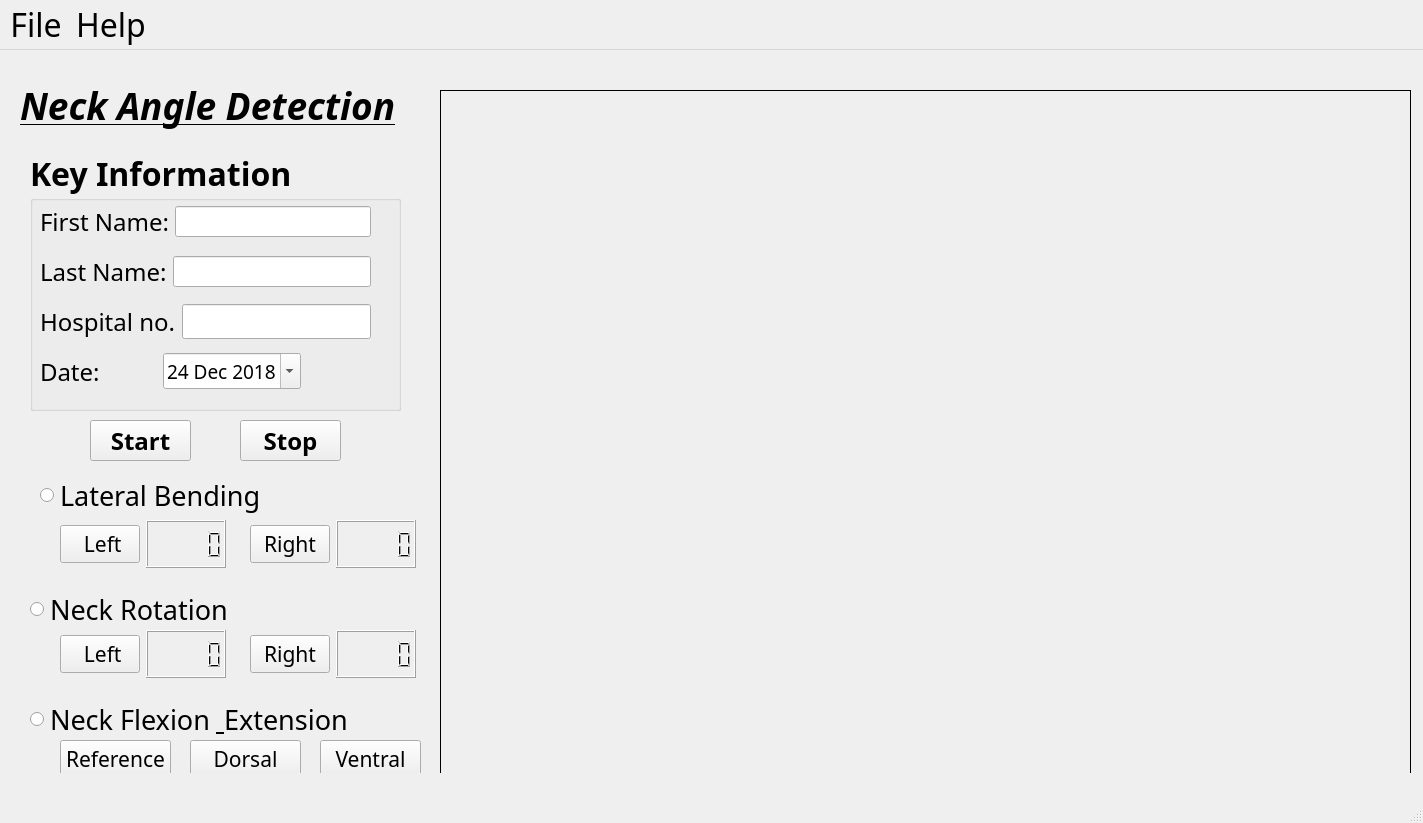
<?xml version="1.0" encoding="UTF-8"?>
<ui version="4.0">
 <class>MainWindow</class>
 <widget class="QMainWindow" name="MainWindow">
  <property name="geometry">
   <rect>
    <x>0</x>
    <y>0</y>
    <width>1423</width>
    <height>823</height>
   </rect>
  </property>
  <property name="font">
   <font>
    <family>Adobe Devanagari</family>
    <pointsize>24</pointsize>
   </font>
  </property>
  <property name="windowTitle">
   <string>MainWindow</string>
  </property>
  <widget class="QWidget" name="centralwidget">
   <widget class="QGroupBox" name="groupBox">
    <property name="geometry">
     <rect>
      <x>30</x>
      <y>100</y>
      <width>371</width>
      <height>261</height>
     </rect>
    </property>
    <property name="font">
     <font>
      <family>Adobe Devanagari</family>
      <pointsize>24</pointsize>
      <weight>75</weight>
      <bold>true</bold>
     </font>
    </property>
    <property name="title">
     <string>Key Information</string>
    </property>
    <widget class="QWidget" name="layoutWidget">
     <property name="geometry">
      <rect>
       <x>10</x>
       <y>50</y>
       <width>331</width>
       <height>43</height>
      </rect>
     </property>
     <layout class="QHBoxLayout" name="horizontalLayout">
      <item>
       <widget class="QLabel" name="label">
        <property name="font">
         <font>
          <family>Adobe Devanagari</family>
          <pointsize>18</pointsize>
          <weight>50</weight>
          <bold>false</bold>
         </font>
        </property>
        <property name="text">
         <string>First Name:</string>
        </property>
       </widget>
      </item>
      <item>
       <widget class="QLineEdit" name="lineEdit">
        <property name="font">
         <font>
          <pointsize>12</pointsize>
          <weight>50</weight>
          <bold>false</bold>
         </font>
        </property>
       </widget>
      </item>
     </layout>
    </widget>
    <widget class="QWidget" name="layoutWidget">
     <property name="geometry">
      <rect>
       <x>10</x>
       <y>100</y>
       <width>331</width>
       <height>43</height>
      </rect>
     </property>
     <layout class="QHBoxLayout" name="horizontalLayout_2">
      <item>
       <widget class="QLabel" name="label_2">
        <property name="font">
         <font>
          <pointsize>18</pointsize>
          <weight>50</weight>
          <bold>false</bold>
         </font>
        </property>
        <property name="text">
         <string>Last Name:</string>
        </property>
       </widget>
      </item>
      <item>
       <widget class="QLineEdit" name="lineEdit_3">
        <property name="font">
         <font>
          <pointsize>12</pointsize>
          <weight>50</weight>
          <bold>false</bold>
         </font>
        </property>
       </widget>
      </item>
     </layout>
    </widget>
    <widget class="QWidget" name="layoutWidget">
     <property name="geometry">
      <rect>
       <x>10</x>
       <y>150</y>
       <width>331</width>
       <height>43</height>
      </rect>
     </property>
     <layout class="QHBoxLayout" name="horizontalLayout_3">
      <item>
       <widget class="QLabel" name="label_3">
        <property name="font">
         <font>
          <pointsize>18</pointsize>
          <weight>50</weight>
          <bold>false</bold>
         </font>
        </property>
        <property name="text">
         <string>Hospital no.</string>
        </property>
       </widget>
      </item>
      <item>
       <widget class="QLineEdit" name="lineEdit_2">
        <property name="font">
         <font>
          <pointsize>14</pointsize>
          <weight>50</weight>
          <bold>false</bold>
         </font>
        </property>
       </widget>
      </item>
     </layout>
    </widget>
    <widget class="QWidget" name="layoutWidget">
     <property name="geometry">
      <rect>
       <x>10</x>
       <y>200</y>
       <width>261</width>
       <height>43</height>
      </rect>
     </property>
     <layout class="QHBoxLayout" name="horizontalLayout_4">
      <item>
       <widget class="QLabel" name="label_4">
        <property name="font">
         <font>
          <family>Adobe Devanagari</family>
          <pointsize>18</pointsize>
          <weight>50</weight>
          <bold>false</bold>
         </font>
        </property>
        <property name="text">
         <string>Date:</string>
        </property>
       </widget>
      </item>
      <item>
       <widget class="QDateEdit" name="dateEdit">
        <property name="font">
         <font>
          <family>Adobe Devanagari</family>
          <pointsize>14</pointsize>
          <weight>50</weight>
          <bold>false</bold>
         </font>
        </property>
        <property name="locale">
         <locale language="C" country="AnyCountry"/>
        </property>
        <property name="dateTime">
         <datetime>
          <hour>0</hour>
          <minute>0</minute>
          <second>0</second>
          <year>2018</year>
          <month>12</month>
          <day>24</day>
         </datetime>
        </property>
        <property name="calendarPopup">
         <bool>true</bool>
        </property>
        <property name="timeSpec">
         <enum>Qt::LocalTime</enum>
        </property>
        <property name="date">
         <date>
          <year>2018</year>
          <month>12</month>
          <day>24</day>
         </date>
        </property>
       </widget>
      </item>
     </layout>
    </widget>
   </widget>
   <widget class="QLabel" name="label_5">
    <property name="geometry">
     <rect>
      <x>20</x>
      <y>20</y>
      <width>391</width>
      <height>71</height>
     </rect>
    </property>
    <property name="font">
     <font>
      <family>Adobe Devanagari</family>
      <pointsize>28</pointsize>
      <weight>75</weight>
      <italic>true</italic>
      <bold>true</bold>
      <underline>true</underline>
     </font>
    </property>
    <property name="text">
     <string>Neck Angle Detection</string>
    </property>
   </widget>
   <widget class="QLabel" name="imgLabel">
    <property name="geometry">
     <rect>
      <x>440</x>
      <y>40</y>
      <width>971</width>
      <height>691</height>
     </rect>
    </property>
    <property name="frameShape">
     <enum>QFrame::Box</enum>
    </property>
    <property name="text">
     <string/>
    </property>
   </widget>
   <widget class="QPushButton" name="S2">
    <property name="geometry">
     <rect>
      <x>240</x>
      <y>370</y>
      <width>101</width>
      <height>41</height>
     </rect>
    </property>
    <property name="font">
     <font>
      <family>Adobe Devanagari</family>
      <pointsize>18</pointsize>
      <weight>75</weight>
      <bold>true</bold>
     </font>
    </property>
    <property name="text">
     <string>Stop</string>
    </property>
   </widget>
   <widget class="QPushButton" name="S1">
    <property name="geometry">
     <rect>
      <x>90</x>
      <y>370</y>
      <width>101</width>
      <height>41</height>
     </rect>
    </property>
    <property name="font">
     <font>
      <family>Adobe Devanagari</family>
      <pointsize>18</pointsize>
      <weight>75</weight>
      <bold>true</bold>
     </font>
    </property>
    <property name="text">
     <string>Start</string>
    </property>
   </widget>
   <widget class="QRadioButton" name="TN">
    <property name="geometry">
     <rect>
      <x>40</x>
      <y>420</y>
      <width>361</width>
      <height>51</height>
     </rect>
    </property>
    <property name="font">
     <font>
      <pointsize>20</pointsize>
     </font>
    </property>
    <property name="text">
     <string>Lateral Bending</string>
    </property>
   </widget>
   <widget class="QRadioButton" name="RL">
    <property name="geometry">
     <rect>
      <x>30</x>
      <y>530</y>
      <width>381</width>
      <height>58</height>
     </rect>
    </property>
    <property name="font">
     <font>
      <pointsize>20</pointsize>
     </font>
    </property>
    <property name="text">
     <string>Neck Rotation</string>
    </property>
   </widget>
   <widget class="QRadioButton" name="UD">
    <property name="geometry">
     <rect>
      <x>30</x>
      <y>640</y>
      <width>381</width>
      <height>58</height>
     </rect>
    </property>
    <property name="font">
     <font>
      <pointsize>20</pointsize>
     </font>
    </property>
    <property name="text">
     <string>Neck Flexion &amp; Extension</string>
    </property>
   </widget>
   <widget class="QWidget" name="layoutWidget_2">
    <property name="geometry">
     <rect>
      <x>250</x>
      <y>580</y>
      <width>166</width>
      <height>48</height>
     </rect>
    </property>
    <layout class="QHBoxLayout" name="horizontalLayout_7">
     <item>
      <widget class="QPushButton" name="Right2">
       <property name="font">
        <font>
         <pointsize>16</pointsize>
        </font>
       </property>
       <property name="text">
        <string>Right</string>
       </property>
      </widget>
     </item>
     <item>
      <widget class="QLCDNumber" name="r2">
       <property name="font">
        <font>
         <pointsize>16</pointsize>
        </font>
       </property>
      </widget>
     </item>
    </layout>
   </widget>
   <widget class="QWidget" name="layoutWidget_3">
    <property name="geometry">
     <rect>
      <x>60</x>
      <y>580</y>
      <width>166</width>
      <height>48</height>
     </rect>
    </property>
    <layout class="QHBoxLayout" name="horizontalLayout_8">
     <item>
      <widget class="QPushButton" name="Left2">
       <property name="font">
        <font>
         <family>Adobe Devanagari</family>
         <pointsize>16</pointsize>
        </font>
       </property>
       <property name="text">
        <string> Left</string>
       </property>
      </widget>
     </item>
     <item>
      <widget class="QLCDNumber" name="l2"/>
     </item>
    </layout>
   </widget>
   <widget class="QWidget" name="layoutWidget_5">
    <property name="geometry">
     <rect>
      <x>60</x>
      <y>690</y>
      <width>111</width>
      <height>81</height>
     </rect>
    </property>
    <layout class="QVBoxLayout" name="verticalLayout">
     <item>
      <widget class="QPushButton" name="Ref">
       <property name="font">
        <font>
         <family>Adobe Devanagari</family>
         <pointsize>16</pointsize>
        </font>
       </property>
       <property name="text">
        <string>Reference</string>
       </property>
      </widget>
     </item>
     <item>
      <widget class="QLCDNumber" name="ref"/>
     </item>
    </layout>
   </widget>
   <widget class="QWidget" name="layoutWidget_6">
    <property name="geometry">
     <rect>
      <x>190</x>
      <y>690</y>
      <width>111</width>
      <height>81</height>
     </rect>
    </property>
    <layout class="QVBoxLayout" name="verticalLayout_2">
     <item>
      <widget class="QPushButton" name="Dorsal">
       <property name="font">
        <font>
         <family>Adobe Devanagari</family>
         <pointsize>16</pointsize>
        </font>
       </property>
       <property name="text">
        <string>Dorsal</string>
       </property>
      </widget>
     </item>
     <item>
      <widget class="QLCDNumber" name="dor"/>
     </item>
    </layout>
   </widget>
   <widget class="QWidget" name="layoutWidget_7">
    <property name="geometry">
     <rect>
      <x>320</x>
      <y>690</y>
      <width>101</width>
      <height>81</height>
     </rect>
    </property>
    <layout class="QVBoxLayout" name="verticalLayout_3">
     <item>
      <widget class="QPushButton" name="Ventral">
       <property name="font">
        <font>
         <family>Adobe Devanagari</family>
         <pointsize>16</pointsize>
        </font>
       </property>
       <property name="text">
        <string>Ventral</string>
       </property>
      </widget>
     </item>
     <item>
      <widget class="QLCDNumber" name="ven"/>
     </item>
    </layout>
   </widget>
   <widget class="QWidget" name="">
    <property name="geometry">
     <rect>
      <x>250</x>
      <y>470</y>
      <width>166</width>
      <height>48</height>
     </rect>
    </property>
    <layout class="QHBoxLayout" name="horizontalLayout_6">
     <item>
      <widget class="QPushButton" name="Right">
       <property name="font">
        <font>
         <pointsize>16</pointsize>
        </font>
       </property>
       <property name="text">
        <string>Right</string>
       </property>
      </widget>
     </item>
     <item>
      <widget class="QLCDNumber" name="r">
       <property name="font">
        <font>
         <pointsize>16</pointsize>
        </font>
       </property>
      </widget>
     </item>
    </layout>
   </widget>
   <widget class="QWidget" name="">
    <property name="geometry">
     <rect>
      <x>60</x>
      <y>470</y>
      <width>166</width>
      <height>48</height>
     </rect>
    </property>
    <layout class="QHBoxLayout" name="horizontalLayout_5">
     <item>
      <widget class="QPushButton" name="Left">
       <property name="font">
        <font>
         <family>Adobe Devanagari</family>
         <pointsize>16</pointsize>
        </font>
       </property>
       <property name="text">
        <string> Left</string>
       </property>
      </widget>
     </item>
     <item>
      <widget class="QLCDNumber" name="l"/>
     </item>
    </layout>
   </widget>
  </widget>
  <widget class="QMenuBar" name="menubar">
   <property name="geometry">
    <rect>
     <x>0</x>
     <y>0</y>
     <width>1423</width>
     <height>26</height>
    </rect>
   </property>
   <widget class="QMenu" name="menuFile">
    <property name="title">
     <string>File</string>
    </property>
    <widget class="QMenu" name="menuOpen">
     <property name="title">
      <string>Open</string>
     </property>
     <addaction name="separator"/>
     <addaction name="separator"/>
    </widget>
    <addaction name="menuOpen"/>
   </widget>
   <widget class="QMenu" name="menuHelp">
    <property name="title">
     <string>Help</string>
    </property>
    <addaction name="actionContact_us"/>
   </widget>
   <addaction name="menuFile"/>
   <addaction name="menuHelp"/>
  </widget>
  <widget class="QStatusBar" name="statusbar"/>
  <action name="actionContact_us">
   <property name="text">
    <string>Contact us</string>
   </property>
  </action>
 </widget>
 <resources/>
 <connections/>
</ui>
